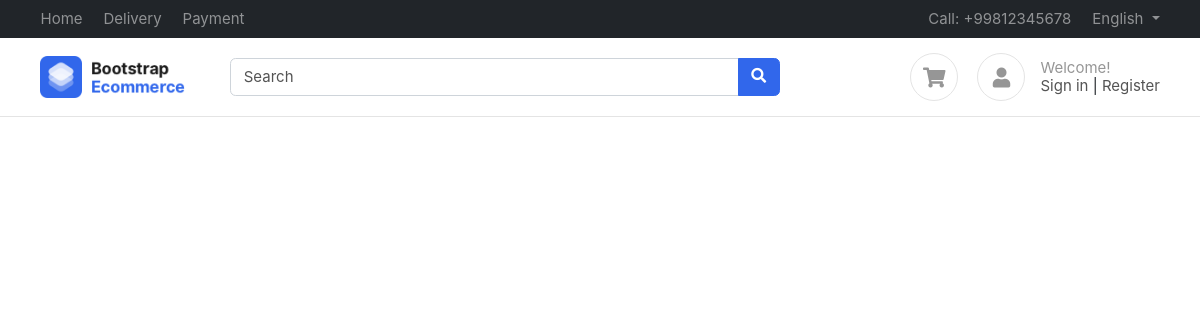
The app's page /, older data.
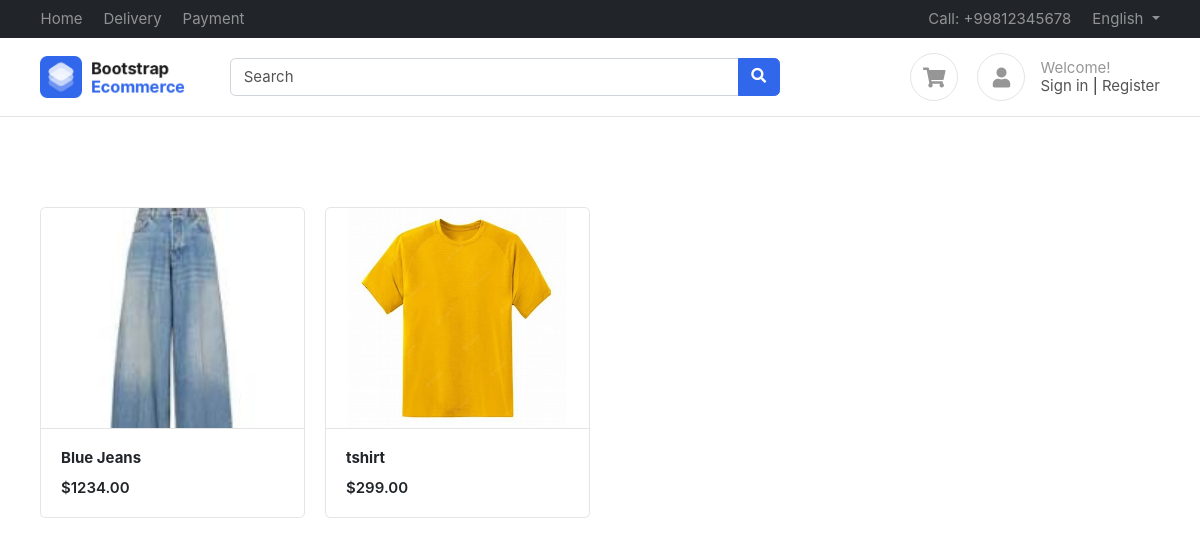
The same page, newer data.
### products/models.py (models this page shows, shortened)
class Product(BaseModel):
    product_name = models.CharField(max_length=100)
    slug = models.SlugField(unique=True, null=True, blank=True)#url
    category = models.ForeignKey(Category, on_delete=models.CASCADE, related_name="products")
    price = models.IntegerField()
    product_description = models.TextField()
    color_variant = models.ManyToManyField(ColorVariant, blank = True)
    size_variant = models.ManyToManyField(SizeVariant, blank = True)

class ProductImage(BaseModel):
    product = models.ForeignKey(Product, on_delete=models.CASCADE, related_name="product_images")
    image = models.ImageField(upload_to="product")

### home/views.py (the view)
# urls.py: path('', index, name='index')
def index(request):
    context = {'products': Product.objects.all()}
    return render(request,'home/index.html', context)

### templates/home/index.html
{% extends "base/base.html"%}
{% block start %}
<div class="container mt-5 pt-5">
    <div class="row">
        {% for product in products  %}
        <div class="col-md-3">
            <figure class="card card-product-grid">
                <div class="img-wrap"> <img src="/media/{{product.product_images.first.image}}"> </div>
                <figcaption class="info-wrap border-top">
                    <a href="{% url 'get_products' product.slug %}" class="title"><b>{{product.product_name}}</b></a>
                    <div class="price mt-2">${{product.price}}.00</div>
                </figcaption>
            </figure>
        </div>
        {% endfor %}
    </div>
    </div>
{% endblock %}

### templates/base/base.html (shortened to what this page needs)
<!DOCTYPE HTML>
<html lang="en">
<head>
<link href="/media/css/bootstrap.css" rel="stylesheet" type="text/css"/>
<link href="/media/fonts/fontawesome/css/all.min.css" type="text/css" rel="stylesheet">
<link href="/media/css/ui.css" rel="stylesheet" type="text/css"/>
<link href="/media/css/responsive.css" rel="stylesheet" />
</head>
<body>
	<header class="section-header">
		<nav class="navbar navbar-dark navbar-expand p-0 bg-dark">
		<div class="container">
			<ul class="navbar-nav d-none d-md-flex mr-auto">
				<li class="nav-item"><a class="nav-link" href="/">Home</a></li>
				<li class="nav-item"><a class="nav-link" href="#">Delivery</a></li>
				<li class="nav-item"><a class="nav-link" href="#">Payment</a></li>
			</ul>
			<ul class="navbar-nav">
				<li class="nav-item"><a href="#" class="nav-link"> Call: +99812345678 </a></li>
				<li class="nav-item dropdown">
					 <a href="#" class="nav-link dropdown-toggle" data-toggle="dropdown"> English </a>
				</li>
			</ul>
		  </div>
		</nav>
		<section class="header-main border-bottom">
			<div class="container">
		<div class="row align-items-center">
			<div class="col-lg-2 col-4">
				<div class="brand-wrap">
					<img class="logo" src="images/logo.png">
				</div>
			</div>
			<div class="col-lg-6 col-sm-12">
				<form action="#" class="search">
					<div class="input-group w-100">
						<input type="text" class="form-control" placeholder="Search">
						<div class="input-group-append">
						  <button class="btn btn-primary" type="submit">
							<i class="fa fa-search"></i>
						  </button>
						</div>
					</div>
				</form>
			</div>
			<div class="col-lg-4 col-sm-6 col-8">
				<div class="widgets-wrap float-md-right">
					<div class="widget-header  mr-3">
						<a href="{% url 'cart' %}" class="icon icon-sm rounded-circle border"><i class="fa fa-shopping-cart"></i></a>
					</div>
					<div class="widget-header icontext">
						<a href="#" class="icon icon-sm rounded-circle border"><i class="fa fa-user"></i></a>
						<div class="text">
							<span class="text-muted">Welcome!</span>
							<div>
								<a href="#">Sign in</a> |
								<a href="#"> Register</a>
							</div>
						</div>
					</div>
				</div>
			</div>
		</div>
			</div>
		</section>
		</header>
		{% block start %}
		{% endblock %}
        </body>
        </html>

### public/static/css/ui.css (style rules this page uses)
html { font-family: 'Inter', sans-serif; font-size: 15px; }
.img-wrap { text-align: center; display: block; }
.img-wrap img { max-width: 100%; }
.icon-xs, .icon-sm, .icon-md, .icon-lg { display: inline-block; text-align: center; flex-shrink: 0; flex-grow: 0; }
.icon-sm { width: 48px; height: 48px; line-height: 48px; font-size: 20px; }
figure { margin-bottom: 0; }
.card .title { color: #212529; }
.header-main { position: relative; padding-top: 1rem; padding-bottom: 1rem; }
.brand-wrap .logo, .navbar-brand .logo { margin-right: 7px; max-height: 42px; display: inline-block; }
.widget-header { display: inline-block; vertical-align: middle; position: relative; }
.widget-header a { color: #545454; }
.widget-header i { color: #969696; }
[class*='card-product'] a.title { color: #212529; display: block; }
[class*='card-product'] .img-wrap { overflow: hidden; position: relative; }
[class*='card-product'] .img-wrap img { height: 100%; max-width: 100%; width: auto; display: inline-block; object-fit: cover; }
.card-product-grid { margin-bottom: 20px; }
.card-product-grid .img-wrap { border-radius: 0.2rem 0.2rem 0 0; height: 220px; }
.card-product-grid .info-wrap { overflow: hidden; padding: 18px 20px; }
.card .img-wrap { overflow: hidden; }
.icontext { display: inline-flex; align-items: center; vertical-align: middle; }
.icontext .text { width: 100%; line-height: 1.2; color: #212529; }
.icontext .icon { position: relative; margin-right: 15px; flex-shrink: 0; flex-grow: 0; }
.price { font-weight: 600; color: #212529; }

Row changes from the older to the newer data that the page shows:
added Product: product_images.first.image (picture), product_name "Blue Jeans", price "1234"
added Product: product_images.first.image (picture), product_name "tshirt", price "299"
